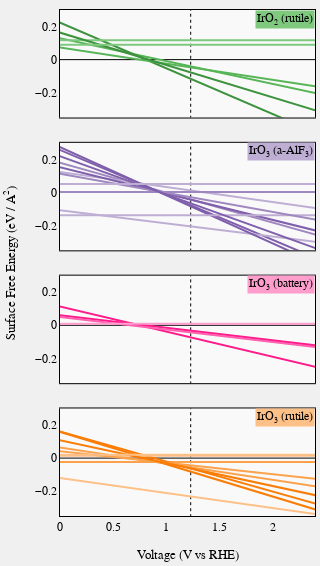

Notebook cell for this chart:
### Code cell
fig = my_plotly_plot(
    figure=fig,
    layout=None,
    layout_override=None,
    plot_name="TEMP",
    save_dir=None,
    data=None,
    upload_plot=False,
    )

fig.show()

### Figure 1 — Plotly figure (JSON) as saved in the notebook; plotly's stock layout.template omitted (floating-point values rounded to 4 significant figures)
{"data": [{"line": {"color": "black", "dash": "dot", "width": 1}, "mode": "lines", "name": "1.23", "type": "scatter", "x": [1.23, 1.23], "xaxis": "x", "y": [-5, 5], "yaxis": "y"}, {"marker": {"color": "#57b557", "line": {"color": "rgb(0, 0, 0)", "width": 1}, "size": 10, "symbol": "square"}, "mode": "markers+lines", "name": "h_covered 100", "type": "scatter", "x": [-3, 3], "xaxis": "x", "y": [0.5435, -0.2852], "yaxis": "y"}, {"marker": {"color": "#3d933d", "line": {"color": "rgb(0, 0, 0)", "width": 1}, "size": 10, "symbol": "square"}, "mode": "markers+lines", "name": "o_covered 100", "type": "scatter", "x": [-3, 3], "xaxis": "x", "y": [1.053, -0.6046], "yaxis": "y"}, {"marker": {"color": "#7fc97f", "line": {"color": "rgb(0, 0, 0)", "width": 1}, "size": 10, "symbol": "square"}, "mode": "markers+lines", "name": "bare 100", "type": "scatter", "x": [-3, 3], "xaxis": "x", "y": [0.1177, 0.1177], "yaxis": "y"}, {"marker": {"color": "#57b557", "line": {"color": "rgb(0, 0, 0)", "width": 1}, "size": 10, "symbol": "square"}, "mode": "markers+lines", "name": "h_covered 110", "type": "scatter", "x": [-3, 3], "xaxis": "x", "y": [0.3666, -0.2194], "yaxis": "y"}, {"marker": {"color": "#3d933d", "line": {"color": "rgb(0, 0, 0)", "width": 1}, "size": 10, "symbol": "square"}, "mode": "markers+lines", "name": "o_covered 110", "type": "scatter", "x": [-3, 3], "xaxis": "x", "y": [0.7491, -0.4229], "yaxis": "y"}, {"marker": {"color": "#7fc97f", "line": {"color": "rgb(0, 0, 0)", "width": 1}, "size": 10, "symbol": "square"}, "mode": "markers+lines", "name": "bare 110", "type": "scatter", "x": [-3, 3], "xaxis": "x", "y": [0.08948, 0.08948], "yaxis": "y"}, {"line": {"color": "black", "dash": "dot", "width": 1}, "mode": "lines", "name": "1.23", "type": "scatter", "x": [1.23, 1.23], "xaxis": "x2", "y": [-5, 5], "yaxis": "y2"}, {"marker": {"color": "#9f87bf", "line": {"color": "rgb(0, 0, 0)", "width": 1}, "size": 10, "symbol": "square"}, "mode": "markers+lines", "name": "h_covered 100", "type": "scatter", "x": [-3, 3], "xaxis": "x2", "y": [0.7226, -0.3625], "yaxis": "y2"}, {"marker": {"color": "#7f5fab", "line": {"color": "rgb(0, 0, 0)", "width": 1}, "size": 10, "symbol": "square"}, "mode": "markers+lines", "name": "o_covered 100", "type": "scatter", "x": [-3, 3], "xaxis": "x2", "y": [1.07, -0.5573], "yaxis": "y2"}, {"marker": {"color": "#beaed4", "line": {"color": "rgb(0, 0, 0)", "width": 1}, "size": 10, "symbol": "square"}, "mode": "markers+lines", "name": "bare 100", "type": "scatter", "x": [-3, 3], "xaxis": "x2", "y": [0.3947, -0.1478], "yaxis": "y2"}, {"marker": {"color": "#9f87bf", "line": {"color": "rgb(0, 0, 0)", "width": 1}, "size": 10, "symbol": "square"}, "mode": "markers+lines", "name": "h_covered 110", "type": "scatter", "x": [-3, 3], "xaxis": "x2", "y": [0.002765, 0.002765], "yaxis": "y2"}, {"marker": {"color": "#7f5fab", "line": {"color": "rgb(0, 0, 0)", "width": 1}, "size": 10, "symbol": "square"}, "mode": "markers+lines", "name": "o_covered 110", "type": "scatter", "x": [-3, 3], "xaxis": "x2", "y": [0.6304, -0.3247], "yaxis": "y2"}, {"marker": {"color": "#beaed4", "line": {"color": "rgb(0, 0, 0)", "width": 1}, "size": 10, "symbol": "square"}, "mode": "markers+lines", "name": "bare 110", "type": "scatter", "x": [-3, 3], "xaxis": "x2", "y": [0.1314, -0.3462], "yaxis": "y2"}, {"marker": {"color": "#9f87bf", "line": {"color": "rgb(0, 0, 0)", "width": 1}, "size": 10, "symbol": "square"}, "mode": "markers+lines", "name": "h_covered 111", "type": "scatter", "x": [-3, 3], "xaxis": "x2", "y": [0.002911, 0.002911], "yaxis": "y2"}, {"marker": {"color": "#7f5fab", "line": {"color": "rgb(0, 0, 0)", "width": 1}, "size": 10, "symbol": "square"}, "mode": "markers+lines", "name": "o_covered 111", "type": "scatter", "x": [-3, 3], "xaxis": "x2", "y": [1.145, -0.598], "yaxis": "y2"}, {"marker": {"color": "#beaed4", "line": {"color": "rgb(0, 0, 0)", "width": 1}, "size": 10, "symbol": "square"}, "mode": "markers+lines", "name": "bare 111", "type": "scatter", "x": [-3, 3], "xaxis": "x2", "y": [-0.1373, -0.1373], "yaxis": "y2"}, {"marker": {"color": "#9f87bf", "line": {"color": "rgb(0, 0, 0)", "width": 1}, "size": 10, "symbol": "square"}, "mode": "markers+lines", "name": "h_covered 211", "type": "scatter", "x": [-3, 3], "xaxis": "x2", "y": [0.46, -0.2329], "yaxis": "y2"}, {"marker": {"color": "#7f5fab", "line": {"color": "rgb(0, 0, 0)", "width": 1}, "size": 10, "symbol": "square"}, "mode": "markers+lines", "name": "o_covered 211", "type": "scatter", "x": [-3, 3], "xaxis": "x2", "y": [0.9114, -0.4743], "yaxis": "y2"}, {"marker": {"color": "#beaed4", "line": {"color": "rgb(0, 0, 0)", "width": 1}, "size": 10, "symbol": "square"}, "mode": "markers+lines", "name": "bare 211", "type": "scatter", "x": [-3, 3], "xaxis": "x2", "y": [0.05099, 0.05099], "yaxis": "y2"}, {"line": {"color": "black", "dash": "dot", "width": 1}, "mode": "lines", "name": "1.23", "type": "scatter", "x": [1.23, 1.23], "xaxis": "x3", "y": [-5, 5], "yaxis": "y3"}, {"marker": {"color": "#ff1b8c", "line": {"color": "rgb(0, 0, 0)", "width": 1}, "size": 10, "symbol": "square"}, "mode": "markers+lines", "name": "o_covered 010", "type": "scatter", "x": [-3, 3], "xaxis": "x3", "y": [0.5692, -0.3412], "yaxis": "y3"}, {"marker": {"color": "#ff1b8c", "line": {"color": "rgb(0, 0, 0)", "width": 1}, "size": 10, "symbol": "square"}, "mode": "markers+lines", "name": "half_o_covered 010", "type": "scatter", "x": [-3, 3], "xaxis": "x3", "y": [0.2882, -0.167], "yaxis": "y3"}, {"marker": {"color": "#ff61ae", "line": {"color": "rgb(0, 0, 0)", "width": 1}, "size": 10, "symbol": "square"}, "mode": "markers+lines", "name": "h_covered 010", "type": "scatter", "x": [-3, 3], "xaxis": "x3", "y": [0.2782, -0.177], "yaxis": "y3"}, {"marker": {"color": "#ff9dcd", "line": {"color": "rgb(0, 0, 0)", "width": 1}, "size": 10, "symbol": "square"}, "mode": "markers+lines", "name": "bare 010", "type": "scatter", "x": [-3, 3], "xaxis": "x3", "y": [0.008791, 0.008791], "yaxis": "y3"}, {"line": {"color": "black", "dash": "dot", "width": 1}, "mode": "lines", "name": "1.23", "type": "scatter", "x": [1.23, 1.23], "xaxis": "x4", "y": [-5, 5], "yaxis": "y4"}, {"marker": {"color": "#fca24c", "line": {"color": "rgb(0, 0, 0)", "width": 1}, "size": 10, "symbol": "square"}, "mode": "markers+lines", "name": "h_covered 001", "type": "scatter", "x": [-3, 3], "xaxis": "x4", "y": [-0.02403, -0.02403], "yaxis": "y4"}, {"marker": {"color": "#fa7d06", "line": {"color": "rgb(0, 0, 0)", "width": 1}, "size": 10, "symbol": "square"}, "mode": "markers+lines", "name": "o_covered 001", "type": "scatter", "x": [-3, 3], "xaxis": "x4", "y": [0.7053, -0.3828], "yaxis": "y4"}, {"marker": {"color": "#fdc187", "line": {"color": "rgb(0, 0, 0)", "width": 1}, "size": 10, "symbol": "square"}, "mode": "markers+lines", "name": "bare 001", "type": "scatter", "x": [-3, 3], "xaxis": "x4", "y": [0.1512, -0.3929], "yaxis": "y4"}, {"marker": {"color": "#fca24c", "line": {"color": "rgb(0, 0, 0)", "width": 1}, "size": 10, "symbol": "square"}, "mode": "markers+lines", "name": "h_covered 100", "type": "scatter", "x": [-3, 3], "xaxis": "x4", "y": [0.3566, -0.2292], "yaxis": "y4"}, {"marker": {"color": "#fa7d06", "line": {"color": "rgb(0, 0, 0)", "width": 1}, "size": 10, "symbol": "square"}, "mode": "markers+lines", "name": "o_covered 100", "type": "scatter", "x": [-3, 3], "xaxis": "x4", "y": [0.7446, -0.427], "yaxis": "y4"}, {"marker": {"color": "#fdc187", "line": {"color": "rgb(0, 0, 0)", "width": 1}, "size": 10, "symbol": "square"}, "mode": "markers+lines", "name": "bare 100", "type": "scatter", "x": [-3, 3], "xaxis": "x4", "y": [0.01456, 0.01456], "yaxis": "y4"}, {"marker": {"color": "#fca24c", "line": {"color": "rgb(0, 0, 0)", "width": 1}, "size": 10, "symbol": "square"}, "mode": "markers+lines", "name": "h_covered 110", "type": "scatter", "x": [-3, 3], "xaxis": "x4", "y": [0.2483, -0.1659], "yaxis": "y4"}, {"marker": {"color": "#fa7d06", "line": {"color": "rgb(0, 0, 0)", "width": 1}, "size": 10, "symbol": "square"}, "mode": "markers+lines", "name": "o_covered 110", "type": "scatter", "x": [-3, 3], "xaxis": "x4", "y": [0.5217, -0.3068], "yaxis": "y4"}, {"marker": {"color": "#fdc187", "line": {"color": "rgb(0, 0, 0)", "width": 1}, "size": 10, "symbol": "square"}, "mode": "markers+lines", "name": "bare 110", "type": "scatter", "x": [-3, 3], "xaxis": "x4", "y": [0.02069, 0.02069], "yaxis": "y4"}], "layout": {"annotations": [{"font": {"size": 13.33}, "showarrow": false, "text": "Voltage (V vs RHE)", "x": 0.5, "xanchor": "center", "xref": "paper", "y": 0, "yanchor": "top", "yref": "paper", "yshift": -30}, {"font": {"size": 13.33}, "showarrow": false, "text": "Surface Free Energy (eV / A<sup>2</sup>)", "textangle": -90, "x": 0, "xanchor": "right", "xref": "paper", "xshift": -40, "y": 0.5, "yanchor": "middle", "yref": "paper"}, {"bgcolor": "#7FC97F", "font": {"color": "black", "family": "Arial", "size": 12}, "opacity": 1, "showarrow": false, "text": "IrO<sub>2</sub> (rutile)", "x": 2.4, "xanchor": "right", "xref": "x", "xshift": 0.4, "y": 0.3, "yanchor": "top", "yref": "y", "yshift": 0.5}, {"bgcolor": "#BEAED4", "font": {"color": "black", "family": "Arial", "size": 12}, "opacity": 1, "showarrow": false, "text": "IrO<sub>3</sub> (a-AlF<sub>3</sub>)", "x": 2.4, "xanchor": "right", "xref": "x2", "xshift": 0.4, "y": 0.3, "yanchor": "top", "yref": "y2", "yshift": 0.5}, {"bgcolor": "#ff9dcd", "font": {"color": "black", "family": "Arial", "size": 12}, "opacity": 1, "showarrow": false, "text": "IrO<sub>3</sub> (battery)", "x": 2.4, "xanchor": "right", "xref": "x3", "xshift": 0.4, "y": 0.3, "yanchor": "top", "yref": "y3", "yshift": 0.5}, {"bgcolor": "#FDC086", "font": {"color": "black", "family": "Arial", "size": 12}, "opacity": 1, "showarrow": false, "text": "IrO<sub>3</sub> (rutile)", "x": 2.4, "xanchor": "right", "xref": "x4", "xshift": 0.4, "y": 0.3, "yanchor": "top", "yref": "y4", "yshift": 0.5}], "font": {"color": "black", "family": "Arial"}, "height": 566.9, "margin": {"b": 50, "l": 60, "r": 5, "t": 10}, "paper_bgcolor": "rgba(240,240,240,0.95)", "plot_bgcolor": "rgba(250,250,250,0.98)", "showlegend": false, "width": 302.4, "xaxis": {"anchor": "y", "domain": [0, 1], "linecolor": "black", "matches": "x4", "mirror": true, "range": [0, 2.4], "showgrid": false, "showline": true, "showticklabels": false, "tickfont": {"size": 12}, "type": "linear", "zeroline": true, "zerolinecolor": "black", "zerolinewidth": 1}, "xaxis2": {"anchor": "y2", "domain": [0, 1], "linecolor": "black", "matches": "x4", "mirror": true, "range": [0, 2.4], "showgrid": false, "showline": true, "showticklabels": false, "tickfont": {"size": 12}, "type": "linear", "zeroline": true, "zerolinecolor": "black", "zerolinewidth": 1}, "xaxis3": {"anchor": "y3", "domain": [0, 1], "linecolor": "black", "matches": "x4", "mirror": true, "range": [0, 2.4], "showgrid": false, "showline": true, "showticklabels": false, "tickfont": {"size": 12}, "type": "linear", "zeroline": true, "zerolinecolor": "black", "zerolinewidth": 1}, "xaxis4": {"anchor": "y4", "domain": [0, 1], "linecolor": "black", "mirror": true, "range": [0, 2.4], "showgrid": false, "showline": true, "tickfont": {"size": 12}, "type": "linear", "zeroline": true, "zerolinecolor": "black", "zerolinewidth": 1}, "yaxis": {"anchor": "x", "domain": [0.7875, 1], "linecolor": "black", "mirror": true, "range": [-0.35, 0.3], "showgrid": false, "showline": true, "tickfont": {"size": 12}, "type": "linear", "zeroline": true, "zerolinecolor": "black", "zerolinewidth": 1}, "yaxis2": {"anchor": "x2", "domain": [0.525, 0.7375], "linecolor": "black", "mirror": true, "range": [-0.35, 0.3], "showgrid": false, "showline": true, "tickfont": {"size": 12}, "type": "linear", "zeroline": true, "zerolinecolor": "black", "zerolinewidth": 1}, "yaxis3": {"anchor": "x3", "domain": [0.2625, 0.475], "linecolor": "black", "mirror": true, "range": [-0.35, 0.3], "showgrid": false, "showline": true, "tickfont": {"size": 12}, "type": "linear", "zeroline": true, "zerolinecolor": "black", "zerolinewidth": 1}, "yaxis4": {"anchor": "x4", "domain": [0, 0.2125], "linecolor": "black", "mirror": true, "range": [-0.35, 0.3], "showgrid": false, "showline": true, "tickfont": {"size": 12}, "type": "linear", "zeroline": true, "zerolinecolor": "black", "zerolinewidth": 1}}}
